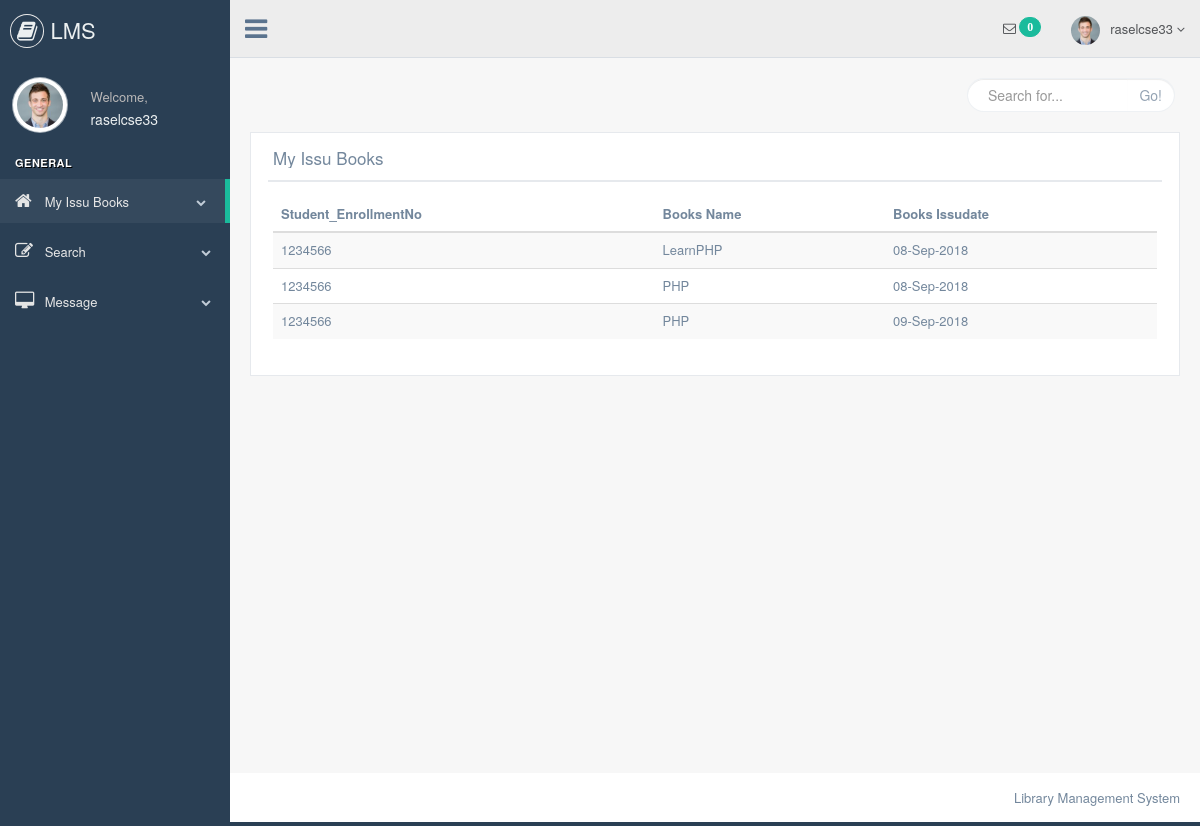
Page /student/myissubooks.php (signed in) on the committed database.
### tables this page shows
CREATE TABLE `message` (
  `id` int(11) NOT NULL,
  `user_name` varchar(255) NOT NULL,
  `student_name` varchar(255) NOT NULL,
  `title` varchar(255) NOT NULL,
  `msg` varchar(255) NOT NULL,
  `read_msg` varchar(10) NOT NULL
);

CREATE TABLE `issubooks` (
  `id` int(11) NOT NULL,
  `student_enrollment` varchar(255) NOT NULL,
  `student_name` varchar(255) NOT NULL,
  `student_sem` varchar(255) NOT NULL,
  `student_contuct` varchar(255) NOT NULL,
  `student_email` varchar(255) NOT NULL,
  `books_name` varchar(255) NOT NULL,
  `books_issu_date` varchar(255) NOT NULL,
  `books_return_date` varchar(255) NOT NULL,
  `student_username` varchar(255) NOT NULL
);

### student/myissubooks.php (the view, shortened to what this page needs)
<?php
 include "header.php";?>
<?php include "connection.php";?>
    <div class="right_col" role="main">
        <div class="">
            <div class="page-title">
                <div class="title_left">
                </div>
                <div class="title_right">
                    <div class="col-md-5 col-sm-5 col-xs-12 form-group pull-right top_search">
                        <div class="input-group">
                            <input type="text" class="form-control" placeholder="Search for...">
                <span class="input-group-btn">
                  <button class="btn btn-default" type="button">Go!</button>
                </span>
                        </div>
                    </div>
                </div>
            </div>
            <div class="clearfix"></div>
            <div class="row" style="min-height:500px">
                <div class="col-md-12 col-sm-12 col-xs-12">
                    <div class="x_panel">
                        <div class="x_title">
                            <h2>My Issu Books</h2>
                            <div class="clearfix"></div>
                        </div>
                        <div class="x_content">
                            <table class="table table-striped">
                              <thead>
                                <tr>
                                  <th scope="col">Student_EnrollmentNo</th>
                                  <th scope="col">Books Name</th>
                                  <th scope="col">Books Issudate</th>
                                </tr>
                              </thead>
                              <tbody>
                                <?php
                                $sql = "SELECT * FROM issubooks WHERE student_username ='$_SESSION[username]'";
                                $result = mysqli_query($conn, $sql);
                                if($result){
                                while($row = mysqli_fetch_assoc($result)){
                                ?>
                                <tr>
                                  <td><?php echo $row['student_enrollment'];?></td>
                                  <td><?php echo $row['books_name'];?></td>
                                  <td><?php echo $row['books_issu_date'];?></td>
                                </tr>
                                <?php } }?>
                              </tbody>
                            </table>
                        </div>
                    </div>
                </div>
            </div>
        </div>
    </div>
   <?php include "footer.php";?>

### student/header.php (shortened to what this page needs)
<?php
 include "connection.php";
 $sql = "SELECT * FROM message WHERE user_name = '$_SESSION[username]' AND read_msg ='n'";
 $result = mysqli_query($conn,$sql);
 $numberofrow = mysqli_num_rows($result);
 ?>
<!DOCTYPE html>
<html lang="en">
<head>
    <link href="css/bootstrap.min.css" rel="stylesheet">
    <link href="css/font-awesome.min.css" rel="stylesheet">
    <link href="css/nprogress.css" rel="stylesheet">
    <link href="css/custom.min.css" rel="stylesheet">
</head>
<body class="nav-md">
<div class="container body">
    <div class="main_container">
        <div class="col-md-3 left_col">
            <div class="left_col scroll-view">
                <div class="navbar nav_title" style="border: 0;">
                    <a href="#" class="site_title"><i class="fa fa-book"></i> <span>LMS</span></a>
                </div>
                <div class="profile clearfix">
                    <div class="profile_pic">
                        <img src="images/img.jpg" alt="..." class="img-circle profile_img">
                    </div>
                    <div class="profile_info">
                        <span>Welcome,</span>
                        <?php
                               $sql1 = "SELECT * FROM message WHERE user_name = '$_SESSION[username]'";
                                 $result = mysqli_query($conn,$sql1);
                                 $row =mysqli_fetch_assoc($result);
                               ?>
                        <h2><?php echo $row['user_name'];?></h2>
                    </div>
                    <div class="clearfix"></div>
                </div>
                <br/>
                <div id="sidebar-menu" class="main_menu_side hidden-print main_menu">
                    <div class="menu_section">
                        <h3>General</h3>
                        <ul class="nav side-menu">
                            <li><a href="myissubooks.php"><i class="fa fa-home"></i> My Issu Books <span class="fa fa-chevron-down"></span></a>
                            </li>
                            <li><a href="searchbooks.php"><i class="fa fa-edit"></i> Search <span class="fa fa-chevron-down"></span></a>
                            </li>
                            <li><a href="readmessage.php"><i class="fa fa-desktop"></i> Message <span
                                    class="fa fa-chevron-down"></span></a>
                            </li>
                        </ul>
                    </div>
                </div>
            </div>
        </div>
        <div class="top_nav">
            <div class="nav_menu">
                <nav>
                    <div class="nav toggle">
                        <a id="menu_toggle"><i class="fa fa-bars"></i></a>
                    </div>
                    <ul class="nav navbar-nav navbar-right">
                        <li class="">
                            <a href="javascript:;" class="user-profile dropdown-toggle" data-toggle="dropdown"
                               aria-expanded="false">
                                <img src="images/img.jpg" alt=""><?php echo $row['user_name'];?>
                                <span class=" fa fa-angle-down"></span>
                            </a>
                        </li>
                        <li role="presentation" class="dropdown">
                            <a href="readmessage.php"
                                <i class="fa fa-envelope-o"></i>
                                <span class="badge bg-green"><?php echo $numberofrow;?></span>
                            </a>
                        </li>
                    </ul>
                </nav>
            </div>
        </div>

### rows in the picture
message: user_name "raselcse33"
issubooks: student_enrollment "1234566", books_name "LearnPHP", books_issu_date "08-Sep-2018"
issubooks: student_enrollment "1234566", books_name "PHP", books_issu_date "08-Sep-2018"
issubooks: student_enrollment "1234566", books_name "PHP", books_issu_date "09-Sep-2018"

### other values in the picture
$numberofrow "0"
